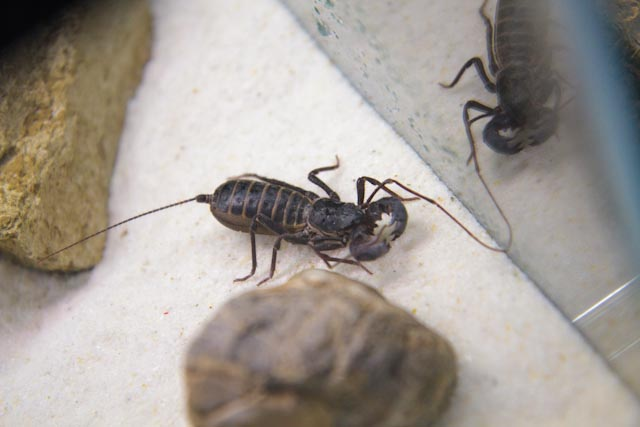
%> input picture experiments_eccv2014/images/006_insectjaw.jpg, 640 x 427 px
$ octave --eval "result = readBinaryImage_noGray('images/006_insectjaw.jpg');"   (GNU Octave 9; MATLAB toolbox functions it lacks are replaced by stand-ins)
%> lines starting %> are read from the running program, lines starting %| are printed output that depends on the picture; in (x1, y1, x2, y2) boxes, pixels count from 0 and x2, y2 are one past the last pixel; in counts of white or black regions, pixels touching at a corner belong together; the program's own positions count from 1
function mask = readBinaryImage_noGray( imageName )
%> called with imageName = 'images/006_insectjaw.jpg'

gtImage = im2double(imread(imageName));
if numel(size(gtImage)) == 3
    gtImage = rgb2gray(gtImage);
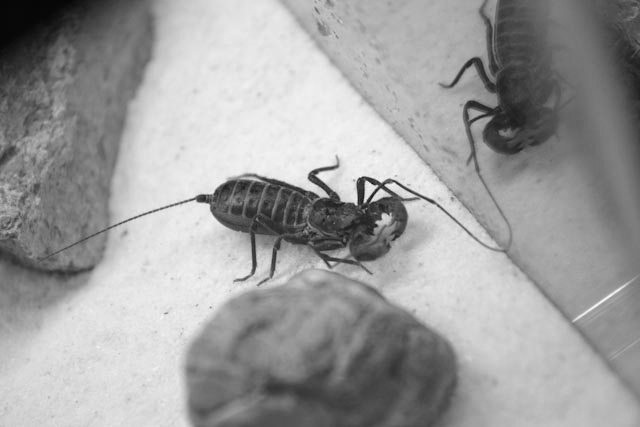
%> gtImage: size 427x640 double; min 0.0233, max 0.988, mean 0.621
end

mask = nan(size(gtImage, 1), size(gtImage, 2));
mask(gtImage < 0.4) = 0;
%> mask: size 427x640 double; 81.09% of the values are NaN or infinite; the others: min 0, max 0, mean 0
mask(gtImage >= 0.4) = 1;
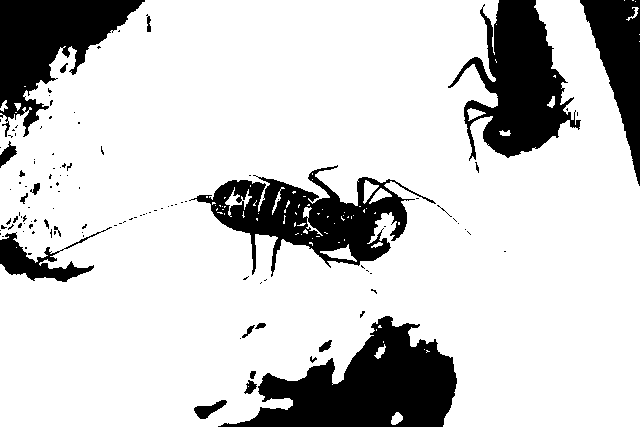
%> mask: size 427x640 double; values 0 (black) and 1 (white), 81.1% white; 118 black regions (96 under 20 px), largest, box (x1, y1, x2, y2) and area: (218, 316, 457, 427) 13561, (448, 0, 581, 161) 10351, (189, 165, 436, 277) 10035

end

$ run again, on experiments_eccv2014/images/010_blackbeetle.jpg
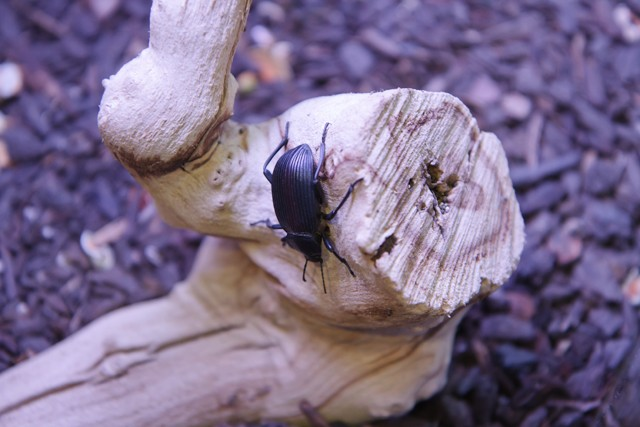
%> input picture experiments_eccv2014/images/010_blackbeetle.jpg, 640 x 427 px
%> in readBinaryImage_noGray, `gtImage = rgb2gray(gtImage);`:
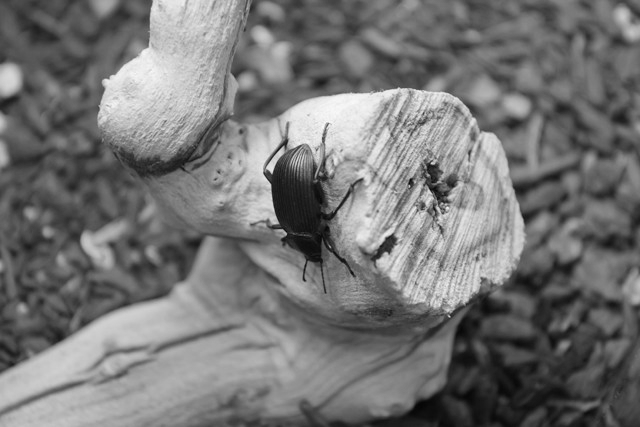
%> gtImage: size 427x640 double; min 0.0224, max 0.991, mean 0.461
%> in readBinaryImage_noGray, `mask(gtImage >= 0.4) = 1;`:
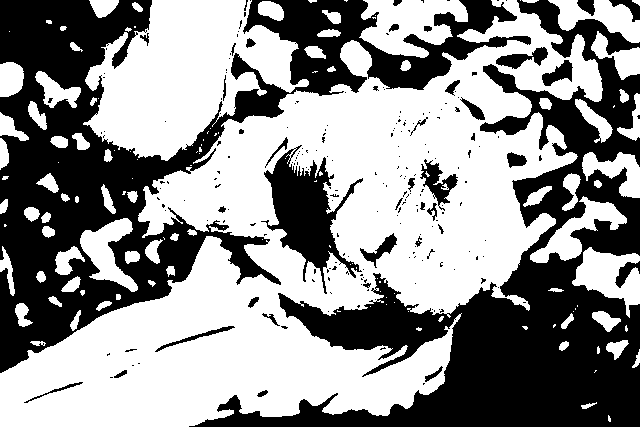
%> mask: size 427x640 double; values 0 (black) and 1 (white), 56.7% white; 223 black regions (184 under 20 px), largest, box (x1, y1, x2, y2) and area: (0, 0, 531, 373) 54672, (189, 0, 640, 427) 52583, (261, 145, 363, 294) 5570
